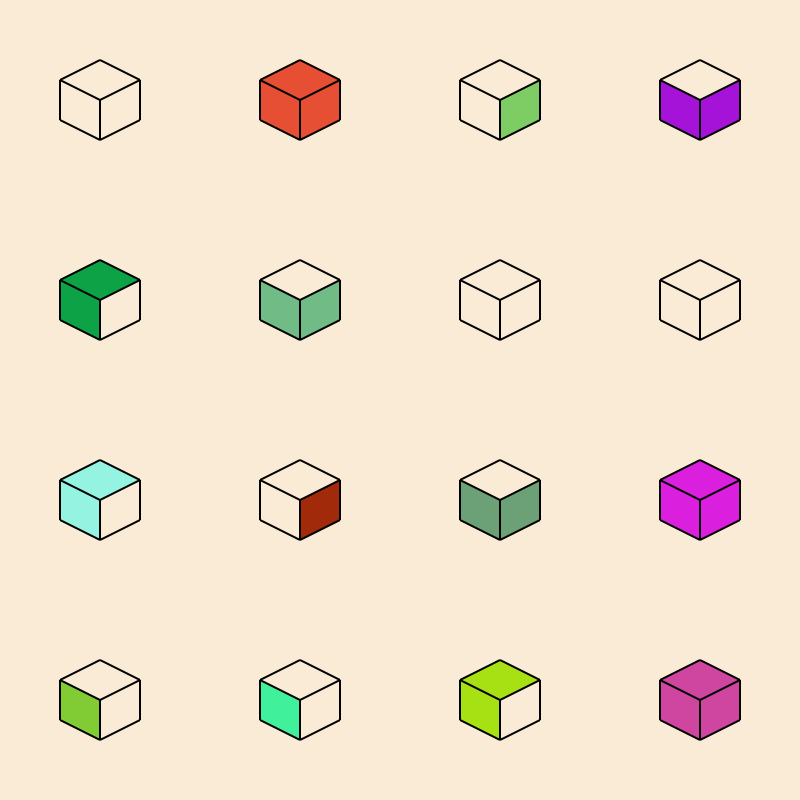

Here is the Julia script that generated this plot:
## Libraries
using Luxor, Colors, Random



## Functions

function stringscrammbler(s)
    return(join(shuffle(split(s))))
end

function cubeCoordGen(origin, sidelength)
    plus_y = sidelength * sin(deg2rad(30))
    plus_x = sidelength * cos(deg2rad(30))
   return([
       origin, # Point 1
       origin + (plus_x, -plus_y), # Point 2
       origin + (0, -sidelength), # Point 3
       origin + (-plus_x, -plus_y), #Point 4

       origin + (-plus_x, plus_y), # Point 5
       origin + (0, sidelength), # Point 6
       origin + (plus_x, plus_y), # Point 7

   ]) 
end


function cubeAreasFiller(points, areas)
    areas = uppercase(areas)

    if contains(areas,"A")
        randomcolor()
        poly(points[1:4], :fill)
    end
    if contains(areas,"B")
        randomcolor()
        poly(points[[1,4,5,6]], :fill)
    end
    if contains(areas,"C")
        randomcolor()
        poly(points[[1,6,7,2]], :fill)
    end
end


## Drawing

# Constants
WIDTH = 800
HEIGHT = 800
SIDE_LENGTH = 100


Drawing(HEIGHT, WIDTH, "random_cubes.png")
background("antiquewhite")

a = "A B C D"
b = 1
for i in 100:200:WIDTH-100
    for j in 100:200:HEIGHT-100
        #sethue("blue")
        o = Point(i, j) 
        origin(o)
        #circle(O, 50, :stroke)
        

        points = cubeCoordGen(O, 40)
        cubeAreasFiller(points, stringscrammbler(a)[1:rand(1:4)])
        setcolor(0,0,0,1)
        for k in 1:7
            if k == 7
                line(points[7], points[2], :stroke)
                line(points[4], points[1], :stroke)
                line(points[6], points[1], :stroke)
            else
                line(points[k], points[k+1], :stroke)
            end
        end

    end

end

finish()
preview()